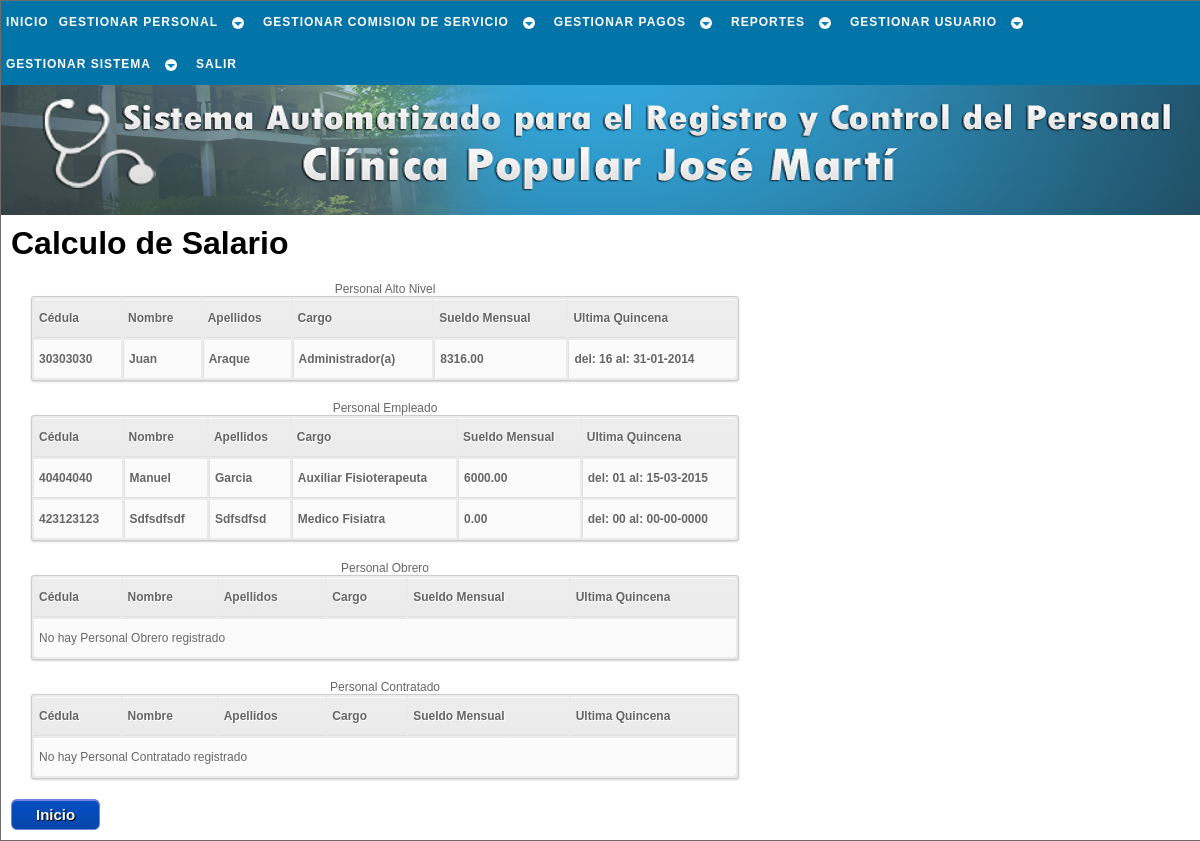
Page /php/pago/calc_salario_a.php (signed in) on the earlier database version.
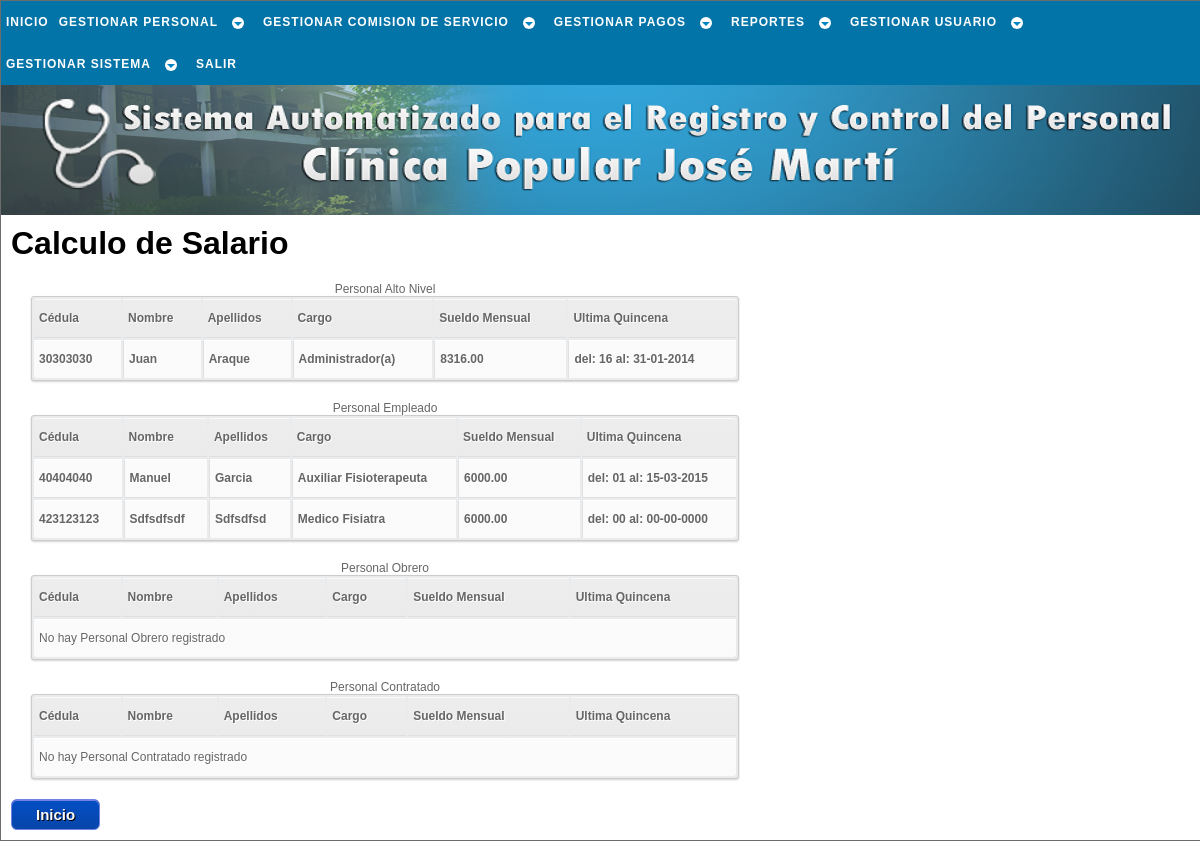
Same page on the later database version.
### tables this page shows
CREATE TABLE `laboral` (
  `cedula` int(12) NOT NULL,
  `sueldo_mensual` decimal(7,2) NOT NULL,
  `fecha_ingreso` date NOT NULL,
  `condicion` varchar(10) NOT NULL,
  `cargo` varchar(23) NOT NULL,
  `rango` varchar(22) NOT NULL,
  `area_desemp` varchar(14) NOT NULL,
  `resolucion` varchar(40) NOT NULL,
  `ley` varchar(5) NOT NULL,
  PRIMARY KEY (`cedula`),
  CONSTRAINT `laboral_ibfk_1` FOREIGN KEY (`cedula`) REFERENCES `trabajador` (`cedula`) ON UPDATE CASCADE
);

CREATE TABLE `trabajador` (
  `cedula` int(12) NOT NULL,
  `nombre` varchar(30) NOT NULL,
  `apellido` varchar(30) NOT NULL,
  `ciudadania` varchar(15) NOT NULL,
  `pasaporte` varchar(30) NOT NULL,
  `libreta_militr` varchar(30) NOT NULL,
  `fe_nac` date NOT NULL,
  `lug_nac` varchar(30) NOT NULL,
  `est_civil` varchar(15) NOT NULL,
  `nconyugue` varchar(50) NOT NULL,
  `estudia` int(1) NOT NULL,
  `direccion` varchar(50) NOT NULL,
  `telefono` varchar(12) NOT NULL,
  `telefono_em` varchar(12) NOT NULL,
  `estado` tinyint(1) NOT NULL,
  `actualizado` date NOT NULL,
  PRIMARY KEY (`cedula`)
);

### php/_sql/conslt_trabj_sql.php (called while the page is built, shortened)
<?php
	function conslt_rango_trb($cnx_bd,$dato1,$dato2){
		$sql = "SELECT trabajador.cedula,nombre,apellido,cargo,sueldo_mensual,fecha_ingreso
				FROM trabajador
				JOIN laboral ON laboral.cedula = trabajador.cedula
				WHERE rango = '$dato1'
				AND condicion = '$dato2'
				AND estado = 1
				ORDER BY sueldo_mensual
				DESC";
		$resultado = $cnx_bd->query($sql);
		return $resultado;
	}
?>

### php/pago/calc_salario_a.php (the view, shortened to what the changed rows need)
<!DOCTYPE html PUBLIC "-//W3C//DTD XHTML 1.1//EN" "http://www.w3.org/TR/xhtml11/DTD/xhtml11.dtd" />
<html xmlns="http://www.w3.org/1999/xhtml" xml:lang="es" lang="es" dir="ltr">
	<head>
		<link rel="stylesheet" href="../../css/estilo.css" type="text/css" media="screen" />
    </head>
	<body>
		<div id="cuerpo">
			<div id="pagina">
				<?php
					$cnx_bd = conexion();
					include('../_sql/conslt_trabj_sql.php');
					$empleado = conslt_rango_trb($cnx_bd,'Personal Empleado','Fijo');
				?>
				<h1>Calculo de Salario</h1>
				<table id="tabla">
					<caption>Personal Alto Nivel</caption>
					<tr>
						<th>Cédula</th>
						<th>Nombre</th>
						<th>Apellidos</th>
						<th>Cargo</th>
						<th>Sueldo Mensual</th>
						<th>Ultima Quincena</th>
					</tr>
				</table>
				<table id="tabla">
					<caption>Personal Empleado</caption>
					<tr>
						<th>Cédula</th>
						<th>Nombre</th>
						<th>Apellidos</th>
						<th>Cargo</th>
						<th>Sueldo Mensual</th>
						<th>Ultima Quincena</th>
					</tr>
					<?php
					if ($empleado->num_rows < 1) {
					?>
					<tr>
						<td colspan="6">No hay Personal Empleado registrado</td>
					</tr>
					<?php
					}else{
						while ($fila = $empleado->fetch_object()){
							$fcha = conslt_fch_qicn($cnx_bd,$fila->cedula);
							$di = "00";
							$af = "0000";
							$mf = "00";
							$df = "00";
							if ($fch_fila = $fcha->fetch_object()) {
								list(,,$di) = explode('-', $fch_fila->inicio_quincena);
								list($af,$mf,$df) = explode('-', $fch_fila->fin_quincena);
							}
					?>
							<tr>
								<td><a href="#" title="Click para calcular el salario del trabajador" OnClick="envia_calc_salr('<?=$fila->sueldo_mensual?>','<?=$fila->cedula?>')"><?=$fila->cedula?></a></td>
								<td><a href="#" title="Click para calcular el salario del trabajador" OnClick="envia_calc_salr('<?=$fila->sueldo_mensual?>','<?=$fila->cedula?>')"><?=$fila->nombre?></a></td>
								<td><a href="#" title="Click para calcular el salario del trabajador" OnClick="envia_calc_salr('<?=$fila->sueldo_mensual?>','<?=$fila->cedula?>')"><?=$fila->apellido?></a></td>
								<td><a href="#" title="Click para calcular el salario del trabajador" OnClick="envia_calc_salr('<?=$fila->sueldo_mensual?>','<?=$fila->cedula?>')"><?=$fila->cargo?></a></td>
								<td><a href="#" title="Click para calcular el salario del trabajador" OnClick="envia_calc_salr('<?=$fila->sueldo_mensual?>','<?=$fila->cedula?>')"><?=$fila->sueldo_mensual?></a></td>
								<td><a href="#" title="Click para calcular el salario del trabajador" OnClick="envia_calc_salr('<?=$fila->sueldo_mensual?>','<?=$fila->cedula?>')"><?='del: '.$di.' al: '.$df.'-'.$mf.'-'.$af?></a></td>
							</tr>
					<?php
						}
					}
					?>
				</table>
				<table id="tabla">
					<caption>Personal Obrero</caption>
					<tr>
						<th>Cédula</th>
						<th>Nombre</th>
						<th>Apellidos</th>
						<th>Cargo</th>
						<th>Sueldo Mensual</th>
						<th>Ultima Quincena</th>
					</tr>
				</table>
				<table id="tabla">
					<caption>Personal Contratado</caption>
					<tr>
						<th>Cédula</th>
						<th>Nombre</th>
						<th>Apellidos</th>
						<th>Cargo</th>
						<th>Sueldo Mensual</th>
						<th>Ultima Quincena</th>
					</tr>
				</table>
			</div>
		</div>
	</body>
</html>

Differences in the rows shown:
changed laboral "Medico Fisiatra": sueldo_mensual "0.00" → "6000.00"
